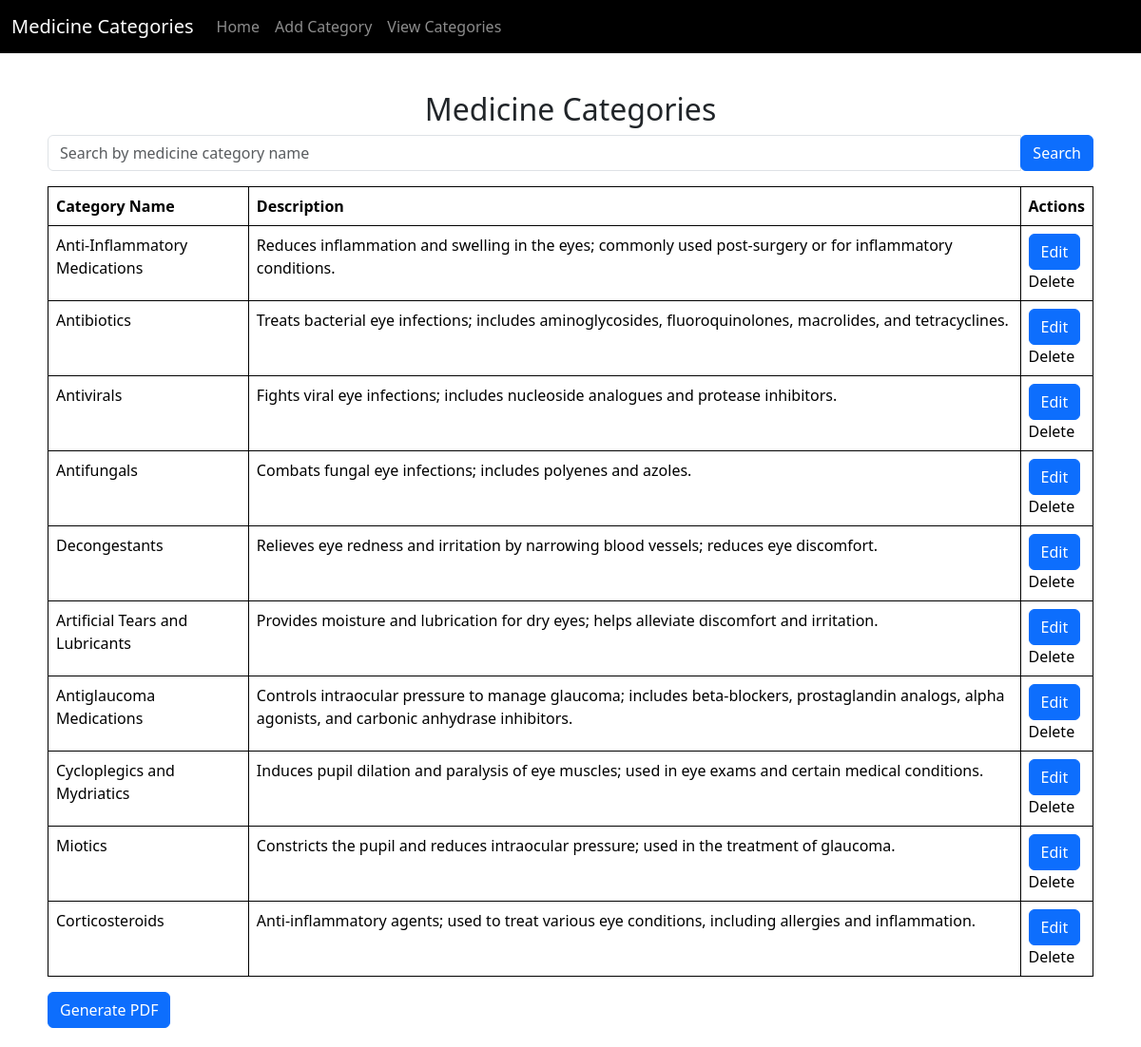
Screenshot of /view_medicine_category with the database file from the repository.
### eyeapp/models.py (models this page shows, shortened)
class MedicineCategory(models.Model):
    MedCatId = models.AutoField(primary_key=True)
    category_name = models.CharField(max_length=100)
    description = models.CharField(max_length=100)
    is_active = models.BooleanField(default=True)

### eyeapp/views.py (the view)
# urls.py: path('view_medicine_category', views.view_medicine_category, name='view_medicine_category'),
def view_medicine_category(request):
    categories = MedicineCategory.objects.filter(is_active=True)
    return render(request, 'view_medicine_category.html', {'categories': categories})

### templates/view_medicine_category.html (shortened to what this page needs)
<!DOCTYPE html>
<html lang="en">
<head>
    <link rel="stylesheet" href="https://cdn.jsdelivr.net/npm/bootstrap/dist/css/bootstrap.min.css">
</head>
<body>
<nav class="navbar navbar-expand-lg navbar-dark bg-black">
    <div class="container-fluid">
        <a class="navbar-brand" href="#">Medicine Categories</a>
        <div class="collapse navbar-collapse" id="navbarNav">
            <ul class="navbar-nav ml-auto">
                <li class="nav-item">
                    <a class="nav-link" href="{% url 'phar_staff_page' %}">Home</a>
                </li>
                <li class="nav-item">
                    <a class="nav-link" href="{% url 'add_medicine_category' %}">Add Category</a>
                </li>
                <li class="nav-item">
                    <a class="nav-link" href="{% url 'view_medicine_category' %}">View Categories</a>
                </li>
            </ul>
        </div>
    </div>
</nav>
<div class="container">
    <h2 class="text-center" id="list">Medicine Categories</h2>
    <form id="search-form" method="GET" action="{% url 'search_medicine_category' %}">
        <div class="input-group mb-3">
            <input type="text" class="form-control" name="category_name" placeholder="Search by medicine category name">
            <div class="input-group-append">
                <button class="btn btn-primary" type="submit"> Search</button>
            </div>
        </div>
    </form>
    <table class="table">
        <thead>
            <tr>
                <th scope="col">Category Name</th>
                <th scope="col">Description</th>
                <th scope="col">Actions</th>
            </tr>
        </thead>
        <tbody>
            {% for i in categories %}
            <tr>
            <td>{{ i.category_name }}</td>
            <td>{{ i.description }}</td>
            <td>
                <button class="btn btn-primary">Edit</button>
                <a class="dropdown-item" href="{% url 'delete_medicine_category' i.MedCatId %}"> Delete</a>
            </td>
    </tr>
    {% empty %}
            <tr>
                <td colspan="5">No medicine category found.</td>
            </tr>
            {% endfor %}
        </tbody>
    </table>
    <button class="btn btn-primary" onclick="generatePDF()">Generate PDF</button>
</div>
</body>
</html>

### templates/view_medicine_category.html (style rules this page uses)
body { background-image: url('https://i.pinimg.com/736x/92/70/c1/9270c19eb7d37366c20da05e28844248.jpg'); background-size: cover; background-repeat: no-repeat; background-attachment: fixed; }
.container { background-color: rgba(255, 255, 255, 0.8); padding: 20px; border-radius: 10px; margin-top: 20px; }
.navbar { background-color: black; }
table { width: 100%; border-collapse: collapse; }
th, td { border: 1px solid black; padding: 8px; text-align: left; }
th { background-color: #f2f2f2; }

### rows the page displays
MedicineCategory: category_name "Anti-Inflammatory Medications", description "Reduces inflammation and swelling in the eyes; commonly used post-surgery or for inflammatory conditions."
MedicineCategory: category_name "Antibiotics", description "Treats bacterial eye infections; includes aminoglycosides, fluoroquinolones, macrolides, and tetracyclines."
MedicineCategory: category_name "Antivirals", description "Fights viral eye infections; includes nucleoside analogues and protease inhibitors."
MedicineCategory: category_name "Antifungals", description "Combats fungal eye infections; includes polyenes and azoles."
MedicineCategory: category_name "Decongestants", description "Relieves eye redness and irritation by narrowing blood vessels; reduces eye discomfort."
MedicineCategory: category_name "Artificial Tears and Lubricants", description "Provides moisture and lubrication for dry eyes; helps alleviate discomfort and irritation."
MedicineCategory: category_name "Antiglaucoma Medications", description "Controls intraocular pressure to manage glaucoma; includes beta-blockers, prostaglandin analogs, alpha agonists, and carbonic anhydrase inhibitors."
MedicineCategory: category_name "Cycloplegics and Mydriatics", description "Induces pupil dilation and paralysis of eye muscles; used in eye exams and certain medical conditions."
MedicineCategory: category_name "Miotics", description "Constricts the pupil and reduces intraocular pressure; used in the treatment of glaucoma."
MedicineCategory: category_name "Corticosteroids", description "Anti-inflammatory agents; used to treat various eye conditions, including allergies and inflammation."
